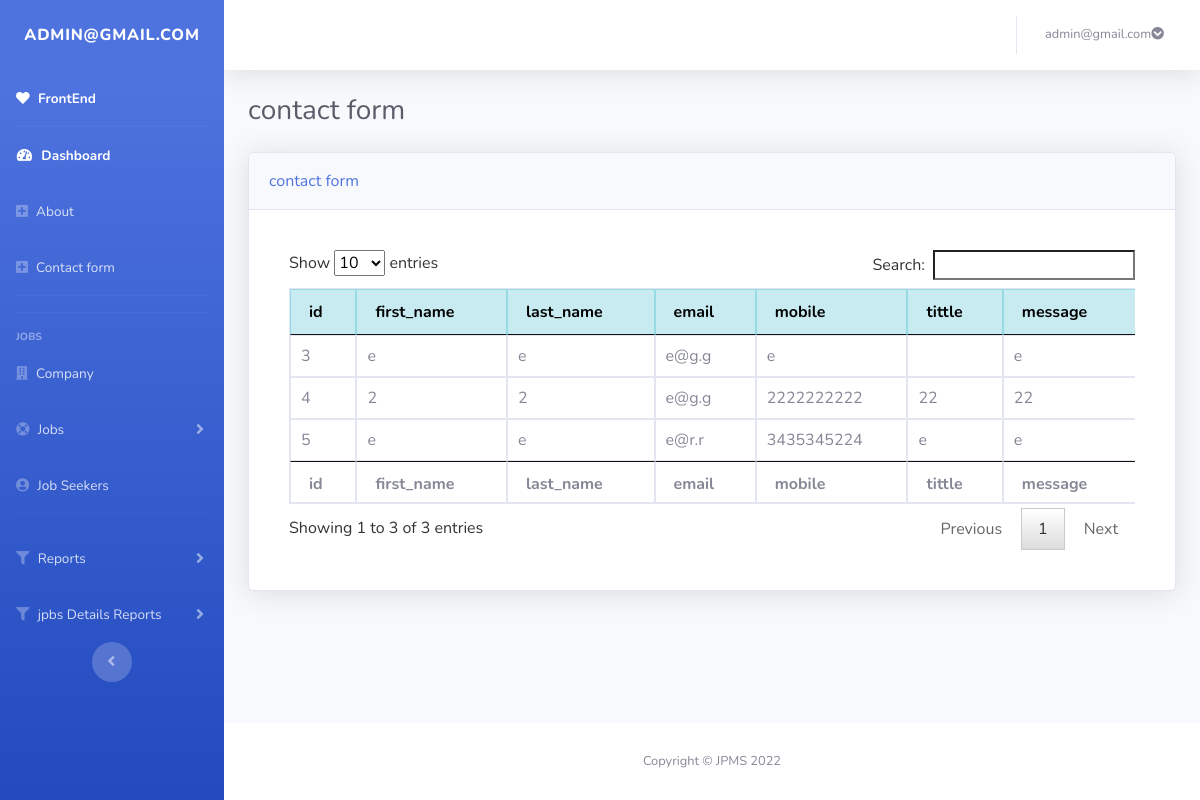
Page /admin/contact.php (signed in) on the committed database.
### tables this page shows
CREATE TABLE `contact_us` (
  `id` int(11) NOT NULL,
  `first_name` varchar(50) NOT NULL,
  `last_name` varchar(50) NOT NULL,
  `email` varchar(200) NOT NULL,
  `mobile` varchar(10) NOT NULL,
  `message` text NOT NULL,
  `tittle` varchar(100) NOT NULL
);

### admin/contact.php (the view, shortened to what this page needs)
<?php
 include 'add/header.php';
include 'add/navbar.php';
?>
<div id="content-wrapper" class="d-flex flex-column">
<div id="content">
<?php
include('add/topbar.php');
?>
<div class="container-fluid">
        <div class="d-sm-flex align-items-center justify-content-between mb-4">
                <h1 class="h3 mb-0 text-gray-800">contact form </h1>
        </div>
        <div class="row">
            <div >
                <div class="card shadow mb-4">
                        <div class="card-header py-3 d-flex flex-row align-items-center justify-content-between">
                    <a href="dash.php">contact form</a>
                    </div>
                        <div class="card-body">
                        <div class="card-body">
                                <div class="table-responsive">
                                <?php
                                      include("..\database\connect.php");
                                        $displaySql="SELECT * FROM  `contact_us`";
                                        $query_run=mysqli_query($con,$displaySql);
                                    ?>
                                    <table class="table  table-bordered   table-hover" id="table"  cellspacing="0">
                                        <thead class="table-info">
                                            <tr>
                                            <th>id</th>
                                                <th>first_name</th>
                                                <th>last_name</th>
                                                <th>email</th>
                                                <th>mobile</th>
                                                <th>tittle</th>
                                                <th>message</th>
                                            </tr>
                                        </thead>
                                        <tfoot>
                                            <tr>
                                            <th>id</th>
                                                <th>first_name</th>
                                                <th>last_name</th>
                                                <th>email</th>
                                                <th>mobile</th>
                                                <th>tittle</th>
                                                <th>message</th>
                                            </tr>
                                        </tfoot>
                                        <tbody>
                                            <?php
                                            if(mysqli_num_rows($query_run)>0)
                                            {
                                                while($row=mysqli_fetch_assoc($query_run))
                                            {
                                            ?>
                                            <tr>
                                                <td><?php echo $row['id'];?></td>
                                                <td><?php echo $row['first_name'];?></td>
                                                <td><?php echo $row['last_name'];?></td>
                                                <td><?php echo $row['email'];?></td>
                                                <td><?php echo $row['mobile'];?></td>
                                                <td><?php echo $row['tittle'];?></td>
                                                <td><?php echo $row['message'];?></td>
							 		<?php
                                    }}
                            else{
                            }   ?>
                        </tr>
                                        </tbody>
                                    </table>
                                </div>
                        </div>
                </div>
            </div>
        </div>
        </div> </div></div>
<?php
include 'add/footer.php';
?>

### admin/add/header.php (shortened to what this page needs)
<!DOCTYPE html>
<html lang="en">
<head>
    <link href="add/vendor/fontawesome-free/css/all.min.css" rel="stylesheet" type="text/css">
        <link href="https://cdn.jsdelivr.net/npm/bootstrap@5.2.1/dist/css/bootstrap.min.css" rel="stylesheet">
        <link rel = "stylesheet" type = "text/css" href = "add/css/chosen.min.css" />
	<link rel = "stylesheet" type = "text/css" href = "add/css/jquery.dataTables.css" />
    <link href="add/css/sb-admin-2.min.css" rel="stylesheet">
</head>
<body id="page-top">
    <div id="wrapper">

### admin/add/navbar.php (shortened to what this page needs)
<ul class="navbar-nav bg-gradient-primary sidebar sidebar-dark accordion" id="accordionSidebar">
            <a class="sidebar-brand d-flex align-items-center justify-content-center" href="#">
                <div class="sidebar-brand-text mx-3"><span><?php echo $_SESSION['login_user']; ?></span> </div>
            </a>
<li class="nav-item active">
                <a class="nav-link" href="../index.php">
                <i class="fa fa-heart" aria-hidden="true"></i>
                    <span>FrontEnd</span></a>
            </li>
            <hr class="sidebar-divider my-0">
            <li class="nav-item active">
                <a class="nav-link" href="../admin/dashboard.php">
                    <i class="fas fa-fw fa-tachometer-alt"></i>
                    <span>Dashboard</span></a>
            </li>
            <li class="nav-item">
            <a class="nav-link collapsed" href="aboutContent.php" >
                    <i class="fa fa-plus-square"></i>
                    <span>About</span>
                </a>
            </li><li class="nav-item">
            <a class="nav-link collapsed" href="contact.php" >
                    <i class="fa fa-plus-square"></i>
                    <span>Contact form</span>
                </a>
            </li>
       <hr class="sidebar-divider d-none d-md-block">
            <hr class="sidebar-divider">
            <div class="sidebar-heading">
                Jobs
            </div>
            <li class="nav-item">
                <a class="nav-link collapsed" href="companyDetails.php" >
                <i class="fa fa-building"></i>
                    <span>Company</span>
                </a>
            </li>
            <li class="nav-item">
                <a class="nav-link collapsed" href="#" data-toggle="collapse" data-target="#collapseJobs"
                    aria-expanded="true" aria-controls="collapseJobs">
                    <i class="fa fa-life-ring" ></i>
                    <span>Jobs</span>
                </a>
            </li>
            <li class="nav-item">
            <a class="nav-link collapsed" href="seekerDetails.php" >
                    <i class="fa fa-user-circle"></i>
                    <span>Job Seekers</span>
                </a>
            </li>
            <hr class="sidebar-divider d-none d-md-block">
            <li class="nav-item">
                <a class="nav-link collapsed" href="#" data-toggle="collapse" data-target="#collapseReport"
                    aria-expanded="true" aria-controls="collapseReport">
                    <i class="fa fa-filter" ></i>
                    <span>Reports</span>
                </a>
            </li>
            <li class="nav-item">
                <a class="nav-link collapsed" href="#" data-toggle="collapse" data-target="#collapseJReport"
                    aria-expanded="true" aria-controls="collapseJReport">
                    <i class="fa fa-filter" ></i>
                    <span>jpbs Details Reports</span>
                </a>
            </li>
            <div class="text-center d-none d-md-inline">
                <button class="rounded-circle border-0" id="sidebarToggle"></button>
            </div>
        </ul>

### admin/add/topbar.php (shortened to what this page needs)
<nav class="navbar navbar-expand navbar-light bg-white topbar mb-4 static-top shadow">
                    <ul class="navbar-nav ml-auto">
                        <li class="nav-item dropdown no-arrow">
                            <a class="nav-link dropdown-toggle" href="#" id="userDropdown" role="button"
                                data-toggle="dropdown" aria-haspopup="true" aria-expanded="false">
                                <span class="mr-2 d-none d-lg-inline text-gray-600 small"><?php echo $_SESSION['login_user']; ?><i class="fa fa-chevron-circle-down" aria-hidden="true"></i></span>
                            </a>
                        </li>
                    </ul>
                </nav>

### admin/add/footer.php
            <footer class="sticky-footer bg-white">
                <div class="container my-auto">
                    <div class="copyright text-center my-auto">
                        <span>Copyright &copy; JPMS 2022</span>
                    </div>
                </div>
            </footer>
        </div>
    </div>
</body>
</html>

### rows in the picture
contact_us: id "3", first_name "e", last_name "e", email "e@g.g", mobile "e", message "e"
contact_us: id "4", first_name "2", last_name "2", email "e@g.g", mobile "2222222222", tittle "22", message "22"
contact_us: id "5", first_name "e", last_name "e", email "e@r.r", mobile "3435345224", tittle "e", message "e"

### other values in the picture
$_SESSION['login_user'] "ADMIN@GMAIL.COM"
$_SESSION['login_user'] "admin@gmail.com"
